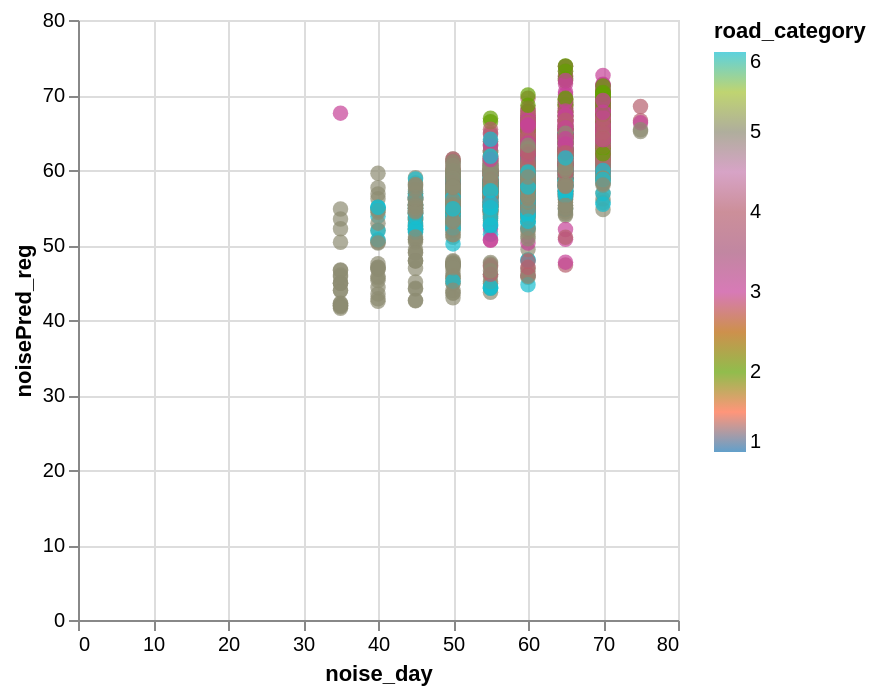

Here is the notebook cell this chart was saved with:
### Code cell
data_test['noisePred_reg'] = y_pred

alt.Chart(data_test).mark_circle(size=60).encode(
    x='noise_day',
    y='noisePred_reg',
    color=alt.Color('road_category', scale=alt.Scale(scheme='category10')),
    tooltip=['road_id']
).interactive()

### Figure 1 — Vega-Lite specification as saved in the notebook (floating-point values rounded to 4 significant figures; data arrays with more than 128 entries replaced by an {"elided": "..."} marker saying what was removed)
{"config": {"view": {"continuousWidth": 300, "continuousHeight": 300}}, "data": {"name": "data-fc9f89b2021db2f7c566ffadcf449f1f"}, "mark": {"type": "circle", "size": 60}, "encoding": {"color": {"field": "road_category", "scale": {"scheme": "category10"}, "type": "quantitative"}, "tooltip": [{"field": "road_id", "type": "nominal"}], "x": {"field": "noise_day", "type": "quantitative"}, "y": {"field": "noisePred_reg", "type": "quantitative"}}, "params": [{"name": "param_1e9efca18e7a2868", "select": {"type": "interval", "encodings": ["x", "y"]}, "bind": "scales"}], "$schema": "https://vega.github.io/schema/vega-lite/v6.4.1.json", "datasets": {"data-fc9f89b2021db2f7c566ffadcf449f1f": {"elided": "2571 records"}}}
